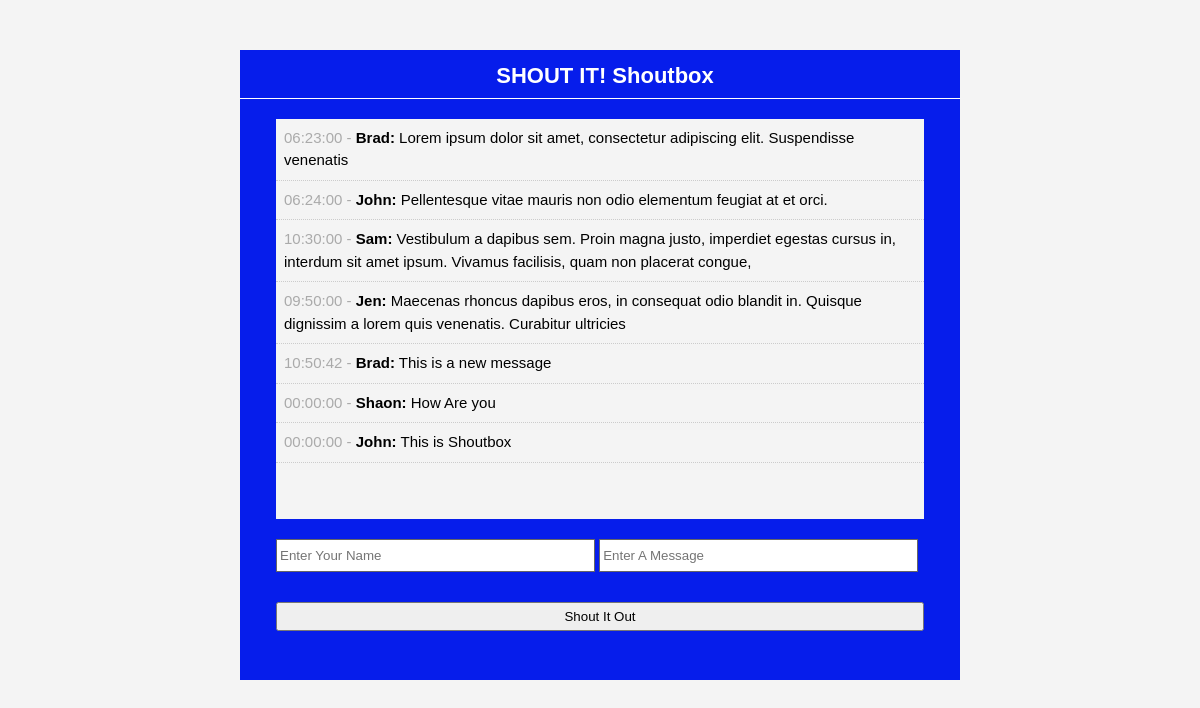
The page / on the database its author committed.
### tables this page shows
CREATE TABLE `shouts` (
  `id` int(11) NOT NULL,
  `user` varchar(50) NOT NULL,
  `message` text NOT NULL,
  `time` time NOT NULL
);

### index.php (the view, shortened to what this page needs)
<?php include('db.php'); ?>
<?php
	$query = "SELECT * FROM shouts";
	$res = mysqli_query($connection,$query);
?>
<!DOCTYPE html>
<html lang="en">
<head>
    <link rel="stylesheet" href="css/style.css">
</head>
<body>
   <div id="container">
			<header>
				<h1>SHOUT IT! Shoutbox</h1>
			</header>
			<div id="shouts">
				<ul>
					<?php while($row = mysqli_fetch_assoc($res)) : ?>
						<li class="shout"><span><?php echo $row['time'] ?> - </span><strong><?php echo $row['user'] ?>:</strong> <?php echo $row['message'] ?> </li>
					<?php endwhile; ?>
				</ul>
			</div>
			<div id="input">
				<form method="post" action="insert.php">
					<input type="text" name="user" placeholder="Enter Your Name" />
					<input type="text" name="message" placeholder="Enter A Message" />
					<br />
					<input class="shout-btn" type="submit" name="submit" value="Shout It Out" />
				</form>
			</div>
		</div>
</body>
</html>

### css/style.css (style rules this page uses)
* { margin: 0; padding: 0; }
body { font-family: arial; font-size: 15px; line-height: 1.5em; background: #f4f4f4; }
#container { background: #061deb; margin: 50px auto; overflow: auto; width: 60%; min-height: 630px; }
header h1 { color: #ffffff; font-size: 22px; padding: 15px 0 10px 10px; border-bottom: 1px solid #ffffff; text-align: center; }
#shouts { width: 90%; background: #f4f4f4; height: 400px; margin: 20px auto; overflow: auto; }
.shout { list-style: none; padding: 8px; border-bottom: 1px #cccccc dotted; }
.shout span { color: #aaaaaa; }
#input { width: 90%; min-height: 80px; margin: auto; padding: 0; }
#input input[type="text"] { height: 25px; width: 48%; padding: 3px; margin-bottom: 20px; border: #666666 solid 1px; }
#input .shout-btn { padding: 5px; margin-bottom: 30px; width: 100%; margin: 10px auto; }

### rows shown on the page
shouts: time "06:23:00", user "Brad", message "Lorem ipsum dolor sit amet, consectetur adipiscing elit. Suspendisse venenatis"
shouts: time "06:24:00", user "John", message "Pellentesque vitae mauris non odio elementum feugiat at et orci."
shouts: time "10:30:00", user "Sam", message "Vestibulum a dapibus sem. Proin magna justo, imperdiet egestas cursus in, interdum sit amet ipsum. Vivamus facilisis, quam non placerat congue,"
shouts: time "09:50:00", user "Jen", message "Maecenas rhoncus dapibus eros, in consequat odio blandit in. Quisque dignissim a lorem quis venenatis. Curabitur ultricies"
shouts: time "10:50:42", user "Brad", message "This is a new message"
shouts: time "00:00:00", user "Shaon", message "How Are you"
shouts: time "00:00:00", user "John", message "This is Shoutbox"
